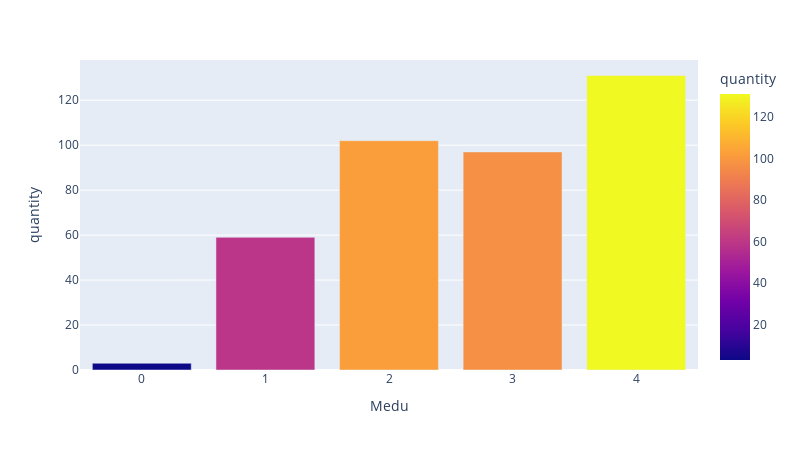

Write notebook code for a chart like this one.
### Markdown cell above
### Колонка Medu:
Образование матери (0 - нет, 1 - 4 класса, 2 - 5-9 классы, 3 - среднее специальное или 11 классов, 4 - высшее)

### Code cell
ColumnInfo(data.Medu)

### Figure 1 — Plotly figure (JSON) as saved in the notebook; plotly's stock layout.template omitted (floating-point values rounded to 4 significant figures)
{"data": [{"alignmentgroup": "True", "hovertemplate": "Medu=%{x}<br>quantity=%{marker.color}<extra></extra>", "legendgroup": "", "marker": {"color": [131, 102, 97, 59, 3], "coloraxis": "coloraxis"}, "name": "", "offsetgroup": "", "orientation": "v", "showlegend": false, "textposition": "auto", "type": "bar", "x": [4, 2, 3, 1, 0], "xaxis": "x", "y": [131, 102, 97, 59, 3], "yaxis": "y"}], "layout": {"barmode": "relative", "coloraxis": {"colorbar": {"title": {"text": "quantity"}}, "colorscale": [[0, "#0d0887"], [0.1111, "#46039f"], [0.2222, "#7201a8"], [0.3333, "#9c179e"], [0.4444, "#bd3786"], [0.5556, "#d8576b"], [0.6667, "#ed7953"], [0.7778, "#fb9f3a"], [0.8889, "#fdca26"], [1, "#f0f921"]]}, "height": 450, "legend": {"tracegroupgap": 0}, "margin": {"t": 60}, "width": 800, "xaxis": {"anchor": "y", "domain": [0, 1], "title": {"text": "Medu"}}, "yaxis": {"anchor": "x", "domain": [0, 1], "title": {"text": "quantity"}}}}
